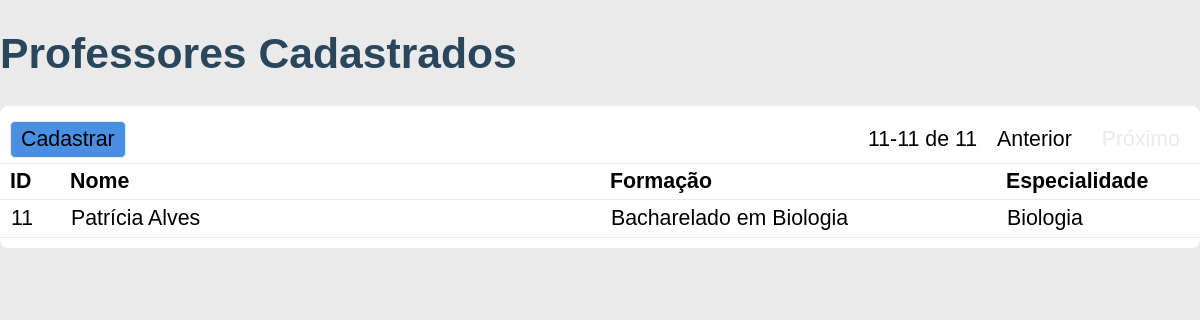
The page /?pagina=2 on the database its author committed.
### tables this page shows
CREATE TABLE professores (
    id INT UNSIGNED AUTO_INCREMENT,
    nome VARCHAR(120) NOT NULL,
    cpf VARCHAR(14),
    endereco VARCHAR(120),
    telefone VARCHAR(100),
    email VARCHAR(100),
    formacao VARCHAR(50),
    especialidade VARCHAR(30),
    experiencia VARCHAR(512),
    PRIMARY KEY (id)
);

### index.php (the view, shortened to what this page needs)
<?php
$pagina = 1;
if (isset($_GET['pagina'])) {
    $pagina = intval($_GET['pagina']);
}
require_once('db.php');
$sql = 'SELECT COUNT(*) as total FROM professores';
$query = $conn->query($sql);
$resultado = $query->fetch_assoc();
$total_de_professores = $resultado['total'];
$quantidade_por_pagina = 10;
$offset = $quantidade_por_pagina * ($pagina - 1);
$total_de_paginas = ceil($total_de_professores / $quantidade_por_pagina);
$primeiro_exibido = min($quantidade_por_pagina * ($pagina - 1) + 1, $total_de_professores);
$ultimo_exibido = min($quantidade_por_pagina * $pagina, $total_de_professores);
$sql2 = "SELECT * FROM professores LIMIT $quantidade_por_pagina OFFSET $offset";
$query2 = $conn->query($sql2);
$professores = $query2->fetch_all(MYSQLI_ASSOC);
?>
<!DOCTYPE html>
<html lang="pt-BR">
<head>
    <link rel="stylesheet" href="css/styles.css">
    <link rel="stylesheet" href="css/index.css">
</head>
<body>
    <main>
        <h1>Professores Cadastrados</h1>
        <div class="container">
            <div class="menu">
                <div class="menu-esquerda">
                    <a class="destacar" href="/cadastrar.php">Cadastrar</a>
                </div>
                <div class="menu-direita">
                    <?php echo $primeiro_exibido . '-' . $ultimo_exibido . ' de ' . $total_de_professores?>
                    <?php if ($pagina > 1): ?>
                    <a href="/?pagina=<?php echo $pagina - 1; ?>">Anterior</a>
                    <?php else: ?>
                    <span>Anterior</span>
                    <?php endif; ?>
                    <?php if ($pagina < $total_de_paginas): ?>
                    <a href="/?pagina=<?php echo $pagina + 1; ?>">Próximo</a>
                    <?php else: ?>
                    <span>Próximo</span>
                    <?php endif; ?>
                </div>
            </div>
            <div id="listagem">
                <table>
                    <colgroup>
                        <col class="id" span="1" />
                        <col class="nome" span="1" />
                        <col class="formacao" span="1" />
                        <col class="especialidade" span="1" />
                    </colgroup>
                    <tr>
                        <th>ID</th>
                        <th>Nome</th>
                        <th>Formação</th>
                        <th>Especialidade</th>
                    </tr>
                    <?php foreach($professores as $professor): ?>
                    <tr>
                        <td>
                            <a href="/professor.php?id=<?php echo "$professor[id]"; ?>">
                                <?php echo "$professor[id]"; ?>
                            </a>
                        </td>
                        <td>
                            <a href="/professor.php?id=<?php echo "$professor[id]"; ?>">
                                <?php echo "$professor[nome]"; ?>
                            </a>
                        </td>
                        <td>
                            <a href="/professor.php?id=<?php echo "$professor[id]"; ?>">
                                <?php echo "$professor[formacao]"; ?>
                            </a>
                        </td>
                        <td>
                            <a href="/professor.php?id=<?php echo "$professor[id]"; ?>">
                                <?php echo "$professor[especialidade]"; ?>
                            </a>
                        </td>
                    </tr>
                    <?php endforeach; ?>
                </table>
            </div>
        </div>
    </main>
</body>
</html>

### css/styles.css (style rules this page uses)
* { box-sizing: border-box; }
body { background-color: #eaeaea; font: 16pt Arial; color: #000000; margin: 0px; }
h1 { color: #29465b; }
main { width: 1200px; margin: 0 auto; }
a { text-decoration: none; color: inherit; }
.container { background-color: white; width: 100%; padding: 10px 0; border-radius: 8px; }
.menu { display: flex; flex-direction: row; justify-content: space-between; padding: 5px 10px; }
.menu a, .menu span, .menu button { padding: 5px 10px; font: inherit; color: inherit; }
.menu .destacar { display: inline-block; border-radius: 5px; background-color: #4a90e2; border: 1px solid #eaeaea; color: #000000; cursor: pointer; }
.menu span { color: #eaeaea; }
.menu .menu-direita { display: flex; align-items: center; gap: 10px; }

### css/index.css (style rules this page uses)
#listagem table { border-collapse: collapse; width: 100%; margin: 0 auto; background-color: white; }
#listagem table tr { border-top: 1px solid #eaeaea; border-bottom: 1px solid #eaeaea; }
#listagem table col.id { width: 5%; }
#listagem table col.nome { width: 45%; }
#listagem table col.formacao { width: 33%; }
#listagem table col.especialidade { width: 17%; }
#listagem table th, #listagem table td { text-align: left; }
#listagem a, #listagem th { padding: 5px 10px; }
#listagem a { display: block; width: 100%; height: 100%; text-decoration: none; color: inherit; box-sizing: border-box; }

### rows shown on the page
professores: id "11", nome "Patrícia Alves", formacao "Bacharelado em Biologia", especialidade "Biologia"

### other values the page prints
$primeiro_exibido "11"
$ultimo_exibido "11"
$total_de_professores "11"
